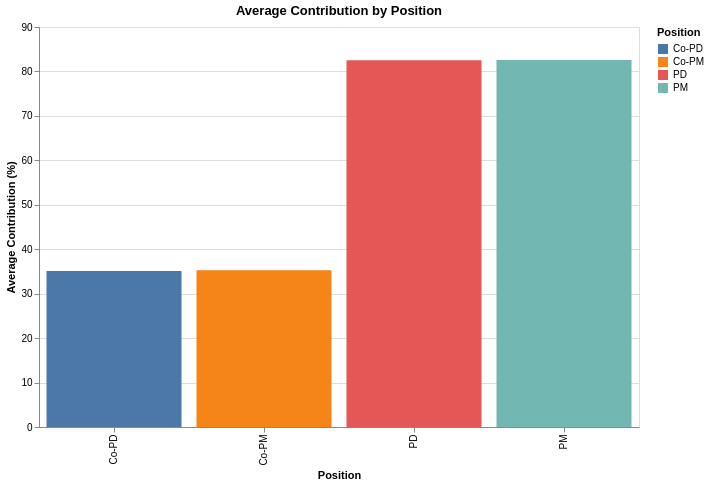

Notebook code cell kept with this figure:
### Code cell
alt.Chart(avg_position_df).mark_bar().encode(
    x=alt.X("Position:N", title="Position"),
    y=alt.Y("Average Contribution (%):Q", title="Average Contribution (%)"),
    color="Position:N",
    tooltip=[
        "Position",
        "Average Contribution (%)"
    ]
).properties(
    title="Average Contribution by Position",
    width=600,
    height=400
).interactive()

### Figure 1 — Vega-Lite specification as saved in the notebook (floating-point values rounded to 4 significant figures)
{"config": {"view": {"continuousWidth": 300, "continuousHeight": 300}}, "data": {"name": "data-4f3850c2c1ca1e640a26c56bf14d8b32"}, "mark": {"type": "bar"}, "encoding": {"color": {"field": "Position", "type": "nominal"}, "tooltip": [{"field": "Position", "type": "nominal"}, {"field": "Average Contribution (%)", "type": "quantitative"}], "x": {"field": "Position", "title": "Position", "type": "nominal"}, "y": {"field": "Average Contribution (%)", "title": "Average Contribution (%)", "type": "quantitative"}}, "height": 400, "params": [{"name": "param_1e9efca18e7a2868", "select": {"type": "interval", "encodings": ["x", "y"]}, "bind": "scales"}], "title": "Average Contribution by Position", "width": 600, "$schema": "https://vega.github.io/schema/vega-lite/v6.1.0.json", "datasets": {"data-4f3850c2c1ca1e640a26c56bf14d8b32": [{"Position": "Co-PD", "Average Contribution (%)": 35.08}, {"Position": "Co-PM", "Average Contribution (%)": 35.25}, {"Position": "PD", "Average Contribution (%)": 82.52}, {"Position": "PM", "Average Contribution (%)": 82.58}]}}
